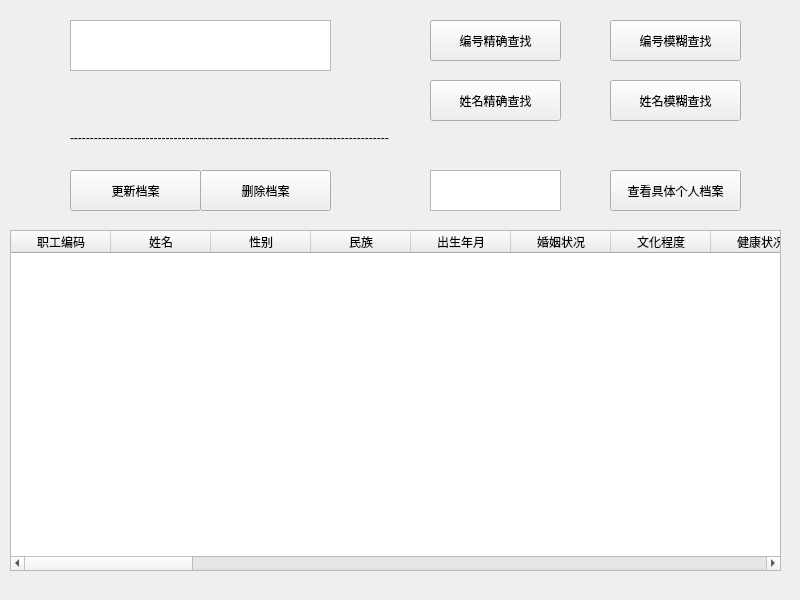
<?xml version="1.0" encoding="UTF-8"?>
<ui version="4.0">
 <class>BrowseWindow</class>
 <widget class="QMainWindow" name="BrowseWindow">
  <property name="geometry">
   <rect>
    <x>0</x>
    <y>0</y>
    <width>800</width>
    <height>600</height>
   </rect>
  </property>
  <property name="windowTitle">
   <string>档案浏览</string>
  </property>
  <widget class="QWidget" name="centralWidget">
   <widget class="QTableWidget" name="tableWidget">
    <property name="geometry">
     <rect>
      <x>10</x>
      <y>230</y>
      <width>771</width>
      <height>341</height>
     </rect>
    </property>
    <column>
     <property name="text">
      <string>职工编码</string>
     </property>
    </column>
    <column>
     <property name="text">
      <string>姓名</string>
     </property>
    </column>
    <column>
     <property name="text">
      <string>性别</string>
     </property>
    </column>
    <column>
     <property name="text">
      <string>民族</string>
     </property>
    </column>
    <column>
     <property name="text">
      <string>出生年月</string>
     </property>
    </column>
    <column>
     <property name="text">
      <string>婚姻状况</string>
     </property>
    </column>
    <column>
     <property name="text">
      <string>文化程度</string>
     </property>
    </column>
    <column>
     <property name="text">
      <string>健康状况</string>
     </property>
    </column>
    <column>
     <property name="text">
      <string>政治面貌</string>
     </property>
    </column>
    <column>
     <property name="text">
      <string>职称</string>
     </property>
    </column>
    <column>
     <property name="text">
      <string>籍贯</string>
     </property>
    </column>
    <column>
     <property name="text">
      <string>身份证号码</string>
     </property>
    </column>
    <column>
     <property name="text">
      <string>毕业学校</string>
     </property>
    </column>
    <column>
     <property name="text">
      <string>专业或特长</string>
     </property>
    </column>
    <column>
     <property name="text">
      <string>户口所在地</string>
     </property>
    </column>
    <column>
     <property name="text">
      <string>户口性质</string>
     </property>
    </column>
    <column>
     <property name="text">
      <string>现住址</string>
     </property>
    </column>
    <column>
     <property name="text">
      <string>职务</string>
     </property>
    </column>
    <column>
     <property name="text">
      <string>工种名</string>
     </property>
    </column>
    <column>
     <property name="text">
      <string>何时技术培训</string>
     </property>
    </column>
    <column>
     <property name="text">
      <string>何时奖励和处分</string>
     </property>
    </column>
    <column>
     <property name="text">
      <string>需要说明问题</string>
     </property>
    </column>
    <column>
     <property name="text">
      <string>填表人签名</string>
     </property>
    </column>
    <column>
     <property name="text">
      <string>填表日期</string>
     </property>
    </column>
    <column>
     <property name="text">
      <string>公司审查意见</string>
     </property>
    </column>
    <column>
     <property name="text">
      <string>审查日期</string>
     </property>
    </column>
    <column>
     <property name="text">
      <string>人员性质</string>
     </property>
    </column>
    <column>
     <property name="text">
      <string>入常时间</string>
     </property>
    </column>
    <column>
     <property name="text">
      <string>人员状态</string>
     </property>
    </column>
    <column>
     <property name="text">
      <string>备注</string>
     </property>
    </column>
    <column>
     <property name="text">
      <string>部门</string>
     </property>
    </column>
   </widget>
   <widget class="QPushButton" name="pushButton_find_id_accurately">
    <property name="geometry">
     <rect>
      <x>430</x>
      <y>20</y>
      <width>131</width>
      <height>41</height>
     </rect>
    </property>
    <property name="text">
     <string>编号精确查找</string>
    </property>
   </widget>
   <widget class="QPushButton" name="pushButton_find_id_vaguely">
    <property name="geometry">
     <rect>
      <x>610</x>
      <y>20</y>
      <width>131</width>
      <height>41</height>
     </rect>
    </property>
    <property name="text">
     <string>编号模糊查找</string>
    </property>
   </widget>
   <widget class="QPushButton" name="pushButton_find_name_accurately">
    <property name="geometry">
     <rect>
      <x>430</x>
      <y>80</y>
      <width>131</width>
      <height>41</height>
     </rect>
    </property>
    <property name="text">
     <string>姓名精确查找</string>
    </property>
   </widget>
   <widget class="QPushButton" name="pushButton_find_name_vaguely">
    <property name="geometry">
     <rect>
      <x>610</x>
      <y>80</y>
      <width>131</width>
      <height>41</height>
     </rect>
    </property>
    <property name="text">
     <string>姓名模糊查找</string>
    </property>
   </widget>
   <widget class="QTextEdit" name="textEdit_find">
    <property name="geometry">
     <rect>
      <x>70</x>
      <y>20</y>
      <width>261</width>
      <height>51</height>
     </rect>
    </property>
   </widget>
   <widget class="QLabel" name="label">
    <property name="geometry">
     <rect>
      <x>70</x>
      <y>130</y>
      <width>641</width>
      <height>16</height>
     </rect>
    </property>
    <property name="text">
     <string>--------------------------------------------------------------------------------</string>
    </property>
   </widget>
   <widget class="QTextEdit" name="textEdit_id">
    <property name="geometry">
     <rect>
      <x>430</x>
      <y>170</y>
      <width>131</width>
      <height>41</height>
     </rect>
    </property>
   </widget>
   <widget class="QPushButton" name="pushButton_update">
    <property name="geometry">
     <rect>
      <x>70</x>
      <y>170</y>
      <width>131</width>
      <height>41</height>
     </rect>
    </property>
    <property name="text">
     <string>更新档案</string>
    </property>
   </widget>
   <widget class="QPushButton" name="pushButton_delete">
    <property name="geometry">
     <rect>
      <x>200</x>
      <y>170</y>
      <width>131</width>
      <height>41</height>
     </rect>
    </property>
    <property name="text">
     <string>删除档案</string>
    </property>
   </widget>
   <widget class="QPushButton" name="pushButton_view_person">
    <property name="geometry">
     <rect>
      <x>610</x>
      <y>170</y>
      <width>131</width>
      <height>41</height>
     </rect>
    </property>
    <property name="text">
     <string>查看具体个人档案</string>
    </property>
   </widget>
  </widget>
 </widget>
 <resources/>
 <connections/>
</ui>
